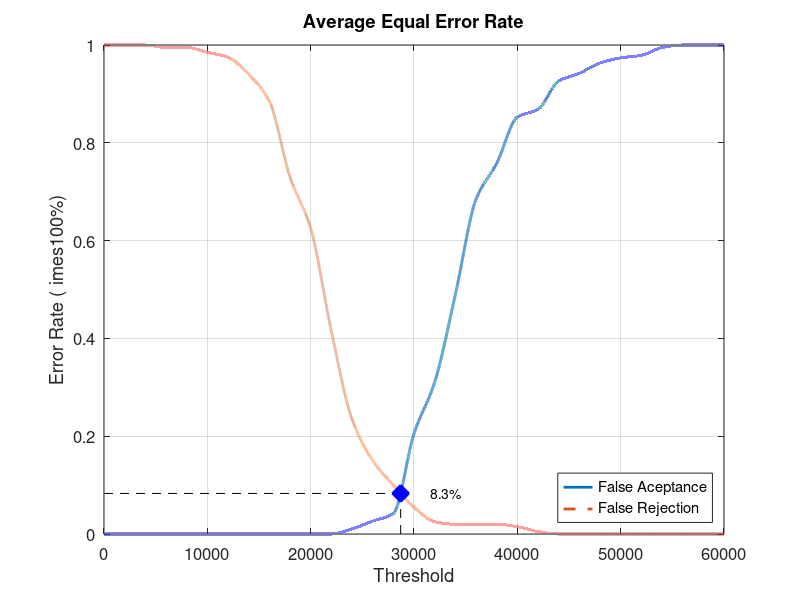
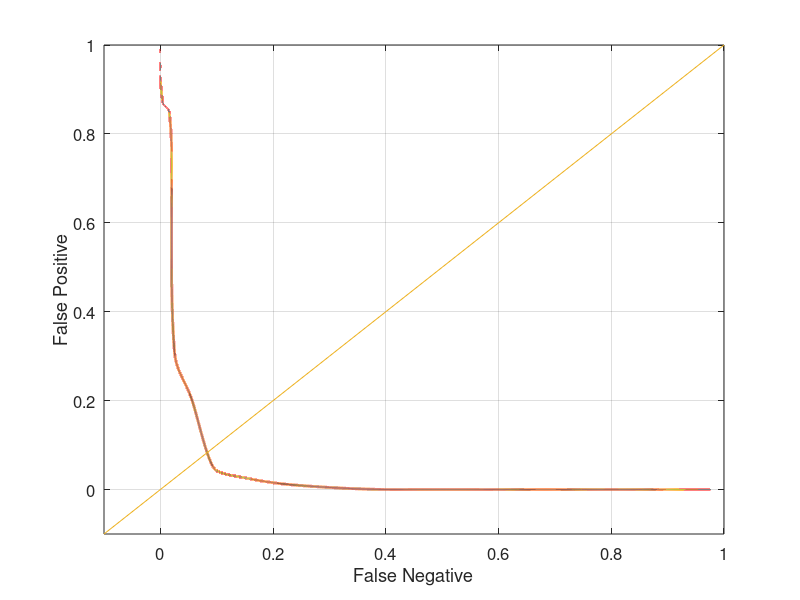

These figures' MATLAB source, in order:
close all;
clear;
clc;
x = 0:2000:60000;
xq = 0:0.5:60000;

y0 = [0 0 0 0 0 0 0 0 0 0 0 0 0.0105263 0.0263158 0.0421053 0.205263 0.310526 0.489474 0.684211 0.757895 0.852632 0.868421 0.926316 0.942105 0.963158 0.973684 0.978947 0.994737 1 1 1]
yy0 = interp1(x, y0, xq, 'pchip');
y1 = [1 1 1 0.995 0.995 0.985 0.975 0.94 0.885 0.73 0.625 0.415 0.235 0.15 0.1 0.055 0.025 0.02 0.02 0.02 0.015 0.005 0 0 0 0 0 0 0 0 0]
yy1 = interp1(x, y1, xq, 'pchip');

% Calculating EER: 
y2 = abs(y0 - y1);
find(y2 == min(y2))
yy2 = abs(yy0 - yy1);
xEER = find(yy2 == min(yy2));
xEERIndex = xq(xEER) % X-axis EER
yEER = yy0(xEER) % Y-axis EER

main = figure
plot(xq, yy0,'-','LineWidth', 2);	hold on
plot(xq, yy1,'--','LineWidth', 2);	hold on
plot([xEERIndex xEERIndex], [0 yEER], 'k--');	hold on
plot([0 xEERIndex], [yEER yEER], 'k--');	hold on
plot(xEERIndex, yEER, 'bx', 'LineWidth', 10);	hold on
text(xEERIndex + 10 * xEERIndex / 100, yEER, [num2str(round((10000 * yEER)) / 100) '%'])
legend('False Aceptance', 'False Rejection', 'Location', 'SouthEast')
xlabel('Threshold')
ylabel('Error Rate (	imes100%)')
title('Average Equal Error Rate')
set(gca, 'FontSize', 12)
axis([0 60000 0 1])
grid on

print(main, 'Database3_1Main', '-dpng');
FNRxFPR = figure('Color', [1 1 1]);
plot(yy1, yy0, '-', yy1, yy0, 'LineWidth', 2);
hold on
y = -0.1:0.1:1
plot(y, y); 
set(gca, 'FontSize', 12)
xlabel('False Negative')
ylabel('False Positive')
axis([-0.1 1 -0.1 1])
set(gca, 'FontSize', 12)
grid on

print(FNRxFPR, 'Database3_1FNRxFPR','-dpng');
